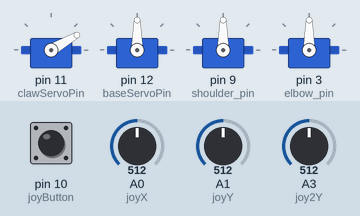
Recording of a sketch running on a simulated Arduino Uno, built with avr-gcc and run on an emulated ATmega328P. Shown: 4 × servo. The test bench sets the inputs (shaded band); at power-on: A0 (joyX) = 512, A1 (joyY) = 512, A3 (joy2Y) = 512, pin 10 (joyButton) HIGH.

Above: at 1.2 s.
1.3 s: A0 (joyX) set to 542
2.8 s: A0 (joyX) set to 569
At 3.26 s:
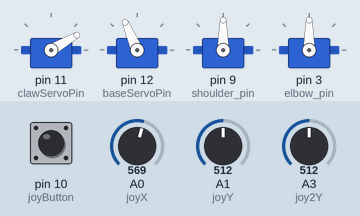
At 5.5 s:
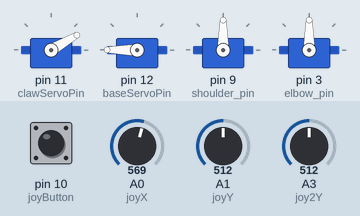
5.8 s: A1 (joyY) set to 534
7.3 s: A1 (joyY) set to 569
At 7.78 s:
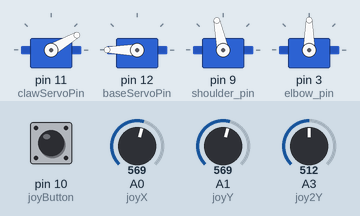
10.3 s: A3 (joy2Y) set to 543
13.3 s: A3 (joy2Y) set to 558
At 18.96 s:
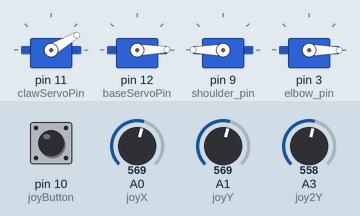
Timing chart, 0 to 19.1 s (numbered marks = the images above; inputs shaded):
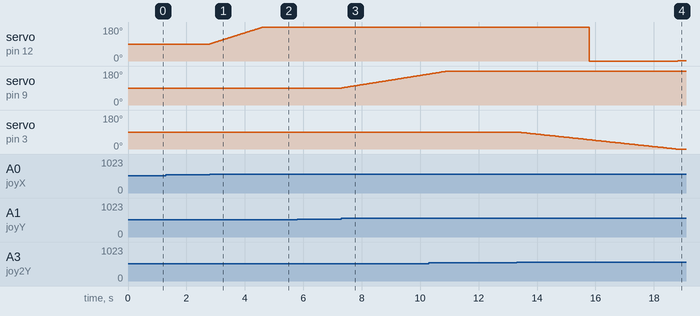

The sketch:

heavy_duity_Joystick_Code.ino
```cpp
#include <Servo.h>

#define joyX A0
#define joyY A1

#define joy2X A2
#define joy2Y A3

const int shoulder_pin = 9;
const int elbow_pin = 3;
const int joyButton = 10;
const int clawServoPin = 11;
const int baseServoPin = 12;

Servo elbow;
Servo shoulder;
Servo baseServo;
Servo clawServo;

int basePosition = 90;
int clawServoPos = 30;
int shoulderPos = 90;
int elbowPos = 90;

void setup(){
clawServo.attach(clawServoPin);
clawServo.write(clawServoPos);
baseServo.attach(baseServoPin);
baseServo.write(basePosition);
shoulder.attach(shoulder_pin);
shoulder.write(shoulderPos);
elbow.attach(elbow_pin);
elbow.write(elbowPos);
digitalWrite(joyButton, HIGH);
}

void loop(){
int i;
i=0;


  int xValue;
  int yValue;
  int x2Value;
  int y2Value;
  int buttonVal = 0;

  bool clawState = false; //false for opne, true for closed
  xValue = analogRead(joyX);
  yValue = analogRead(joyY);
  y2Value = analogRead(joy2Y);
  buttonVal = digitalRead(joyButton);


  if(xValue > 550){
    basePosition = basePosition + 1;
    baseServo.write(basePosition);
    delay(20);
  }


  if(xValue < 450){
    basePosition = basePosition - 1;
    baseServo.write(basePosition);
        delay(20);
  }

  if(yValue > 550){
    shoulderPos = shoulderPos + 1;
    shoulder.write(shoulderPos);
    delay(20);
  }

  if(yValue < 450){
    shoulderPos = shoulderPos - 1;
    shoulder.write(shoulderPos);
        delay(20);
  }

  if(y2Value > 550){
    elbowPos = elbowPos - 1;
    elbow.write(elbowPos);
    delay(20);
  }

  if(y2Value < 450){
    elbowPos = elbowPos + 1;
    elbow.write(elbowPos);
        delay(20 );
  }


  //claw control

  if (buttonVal == 1)
  {
       clawServo.write(30);
  }
  else {
    clawServo.write(180);
  }

i++;
}
```

Measured:
- the behaviour switches between 550 and 551 on A0 (joyX) (found by bisection; images 0 and 1)
- the behaviour switches between 550 and 551 on A1 (joyY) (found by bisection; images 2 and 3)
- the behaviour switches between 550 and 551 on A3 (joy2Y) (found by bisection; images 3 and 4)
- after the input at 1.3 s, every drawn part: stays the same
- after the input at 2.8 s, servo on pin 12 (baseServoPin): moves from 90° to 180° over 1.8 s, starting at once
- after the input at 5.8 s, every drawn part: stays the same
- after the input at 7.3 s, servo on pin 9 (shoulder_pin): moves from 90° to 164° over 3.0 s, starting at once
- after the input at 13.3 s, servo on pin 3 (elbow_pin): moves from 90° to 0° over 5.4 s, starting after 0.05 s
